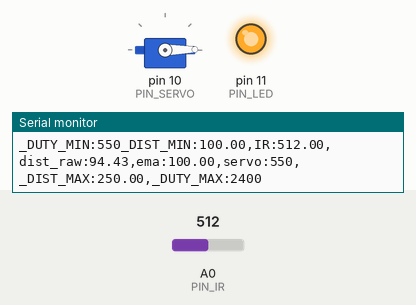
Recording of a sketch running on a simulated Arduino Uno, built with avr-gcc and run on an emulated ATmega328P. Parts: servo, output pins drawn as LEDs (lit = HIGH), the last lines printed to the serial monitor. The inputs (shaded band) are chosen by the test bench; at power-on: A0 (PIN_IR) = 512.

Above: at 1.2 s.
1.3 s: A0 (PIN_IR) set to 501
2.8 s: A0 (PIN_IR) set to 478
At 4.4 s:
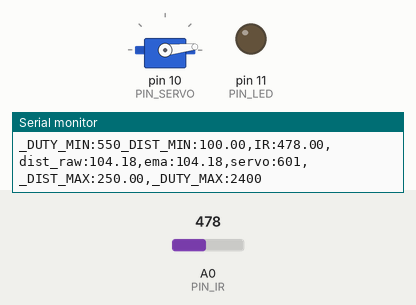
4.7 s: A0 (PIN_IR) set to 306
At 6.3 s:
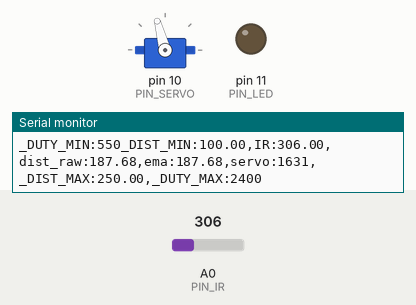
6.6 s: A0 (PIN_IR) set to 240
At 7.1 s:
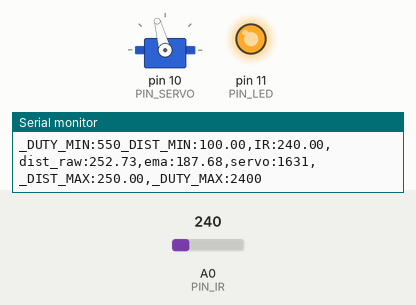
8.1 s: A0 (PIN_IR) set to 252
At 9.7 s:
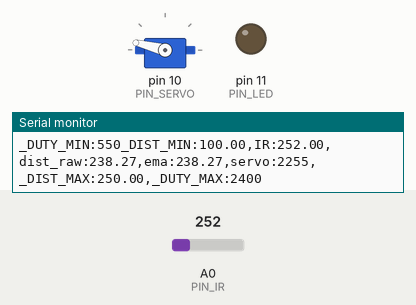
10.0 s: A0 (PIN_IR) set to 122
At 10.9 s:
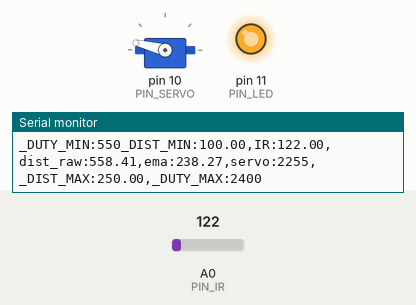
Timing chart, 0 to 12.5 s (numbered marks = the images above; inputs shaded):
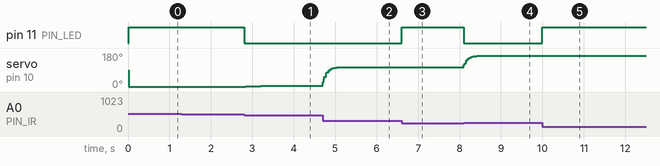

The sketch:

17_example_3.ino
```cpp
#include <Servo.h>

// Arduino pin assignment

#define PIN_IR    0         // IR sensor at Pin A0
#define PIN_LED   11
#define PIN_SERVO 10

#define _DUTY_MIN 550  // servo full clock-wise position (0 degree)
#define _DUTY_NEU 1475  // servo neutral position (90 degree)
#define _DUTY_MAX 2400  // servo full counter-clockwise position (180 degree)

#define _DIST_MIN  100.0   // minimum distance 100mm
#define _DIST_MAX  250.0   // maximum distance 250mm

#define EMA_ALPHA  0.2     // for EMA Filter

#define LOOP_INTERVAL 20   // Loop Interval (unit: msec)

Servo myservo;
unsigned long last_loop_time;   // unit: msec

float dist_prev = _DIST_MIN;
float dist_ema = _DIST_MIN;

void setup()
{
  pinMode(PIN_LED, OUTPUT);

  myservo.attach(PIN_SERVO);
  myservo.writeMicroseconds(_DUTY_NEU);

  Serial.begin(1000000);    // 1,000,000 bps
}

void loop()
{
  unsigned long time_curr = millis();
  int duty;
  float a_value, dist_raw, dist_filtered;

  // wait until next event time
  if (time_curr < (last_loop_time + LOOP_INTERVAL))
    return;
  last_loop_time += LOOP_INTERVAL;

  a_value = analogRead(PIN_IR);
  dist_raw = ((6762.0 / (a_value - 9.0)) - 4.0) * 10.0;

  if ((dist_raw == 0.0) || (dist_raw > _DIST_MAX)) {
    dist_filtered = dist_prev;// Cut higher than maximum
    digitalWrite(PIN_LED, 1);       // LED OFF
  } else if (dist_raw < _DIST_MIN) {
    dist_filtered = dist_prev; // cut lower than minimum
    digitalWrite(PIN_LED, 1);       // LED OFF
  } else {    // In desired Range
    dist_filtered = dist_raw;
    digitalWrite(PIN_LED, 0);       // LED ON
  }

  if(dist_filtered != dist_prev){
    dist_prev = dist_filtered;
  }

  dist_ema = EMA_ALPHA * dist_filtered + (1 - EMA_ALPHA) * dist_ema;// Put EMA filter code here

  //duty = map(dist_ema, _DIST_MIN, _DIST_MAX, _DUTY_MIN, _DUTY_MAX);
  duty = _DUTY_MIN + ((dist_ema - _DIST_MIN) / (_DIST_MAX - _DIST_MIN)) * (_DUTY_MAX - _DUTY_MIN);
  if( dist_ema >= 100.0 && dist_ema <= 250.0){
    myservo.writeMicroseconds(duty);
  }

  Serial.print("_DUTY_MIN:");  Serial.print(_DUTY_MIN);
  Serial.print("_DIST_MIN:");  Serial.print(_DIST_MIN);
  Serial.print(",IR:");        Serial.print(a_value);
  Serial.print(",dist_raw:");  Serial.print(dist_raw);
  Serial.print(",ema:");       Serial.print(dist_ema);
  Serial.print(",servo:");     Serial.print(duty);
  Serial.print(",_DIST_MAX:"); Serial.print(_DIST_MAX);
  Serial.print(",_DUTY_MAX:"); Serial.print(_DUTY_MAX);
  Serial.println("");
}
```

Measured:
- the behaviour switches between 493 and 492 on A0 (PIN_IR) (found by bisection; images 0 and 1)
- the behaviour switches between 242 and 243 on A0 (PIN_IR) (found by bisection; images 3 and 4)
- after the input at 2.8 s, pin 11 (PIN_LED): HIGH → LOW at once; servo on pin 10 (PIN_SERVO): 1° → 4° at once, → 5° 0.14 s later, → 6° 0.26 s later
- after the input at 4.7 s, servo on pin 10 (PIN_SERVO): moves from 6° to 105° over 0.42 s, starting at once
- after the input at 6.6 s, pin 11 (PIN_LED): LOW → HIGH at once
- after the input at 8.1 s, pin 11 (PIN_LED): HIGH → LOW at once; servo on pin 10 (PIN_SERVO): moves from 105° to 166° over 0.44 s, starting at once
- after the input at 10.0 s, pin 11 (PIN_LED): LOW → HIGH at once
